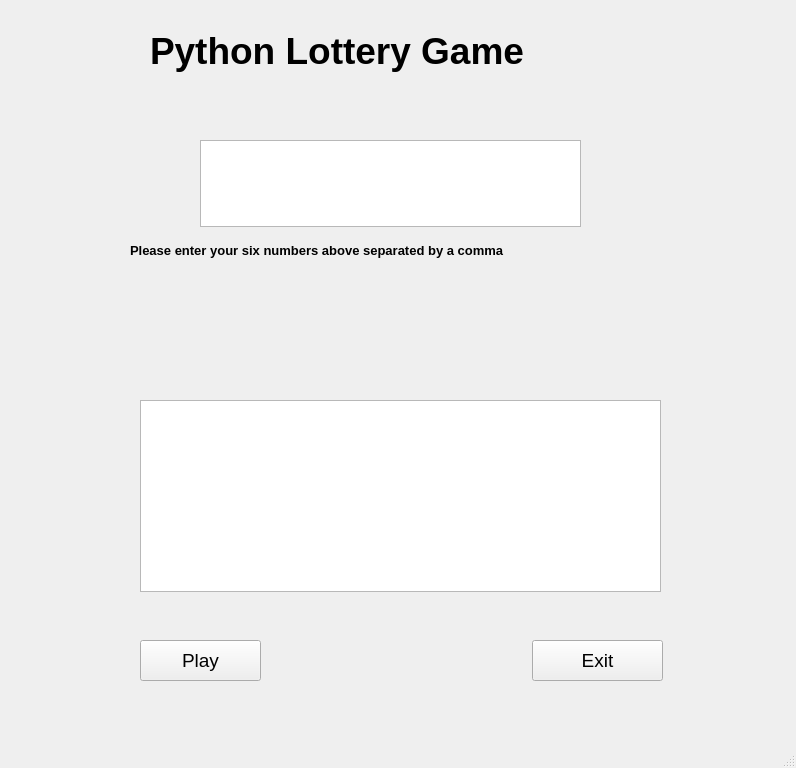
<?xml version="1.0" encoding="UTF-8"?>
<ui version="4.0">
 <class>MainWindow</class>
 <widget class="QMainWindow" name="MainWindow">
  <property name="geometry">
   <rect>
    <x>0</x>
    <y>0</y>
    <width>796</width>
    <height>768</height>
   </rect>
  </property>
  <property name="windowTitle">
   <string>MainWindow</string>
  </property>
  <widget class="QWidget" name="centralwidget">
   <widget class="QLabel" name="mainLbl">
    <property name="geometry">
     <rect>
      <x>150</x>
      <y>10</y>
      <width>501</width>
      <height>81</height>
     </rect>
    </property>
    <property name="font">
     <font>
      <pointsize>28</pointsize>
      <weight>75</weight>
      <bold>true</bold>
     </font>
    </property>
    <property name="text">
     <string>Python Lottery Game</string>
    </property>
   </widget>
   <widget class="QPlainTextEdit" name="inputTxt">
    <property name="geometry">
     <rect>
      <x>200</x>
      <y>140</y>
      <width>381</width>
      <height>87</height>
     </rect>
    </property>
   </widget>
   <widget class="QLabel" name="inpuLbl">
    <property name="geometry">
     <rect>
      <x>130</x>
      <y>230</y>
      <width>511</width>
      <height>41</height>
     </rect>
    </property>
    <property name="font">
     <font>
      <pointsize>10</pointsize>
      <weight>75</weight>
      <bold>true</bold>
     </font>
    </property>
    <property name="text">
     <string>Please enter your six numbers above separated by a comma</string>
    </property>
   </widget>
   <widget class="QTextBrowser" name="outputTxt">
    <property name="geometry">
     <rect>
      <x>140</x>
      <y>400</y>
      <width>521</width>
      <height>192</height>
     </rect>
    </property>
   </widget>
   <widget class="QPushButton" name="gameBtn">
    <property name="geometry">
     <rect>
      <x>140</x>
      <y>640</y>
      <width>121</width>
      <height>41</height>
     </rect>
    </property>
    <property name="font">
     <font>
      <pointsize>14</pointsize>
     </font>
    </property>
    <property name="text">
     <string>Play</string>
    </property>
   </widget>
   <widget class="QPushButton" name="exitBtn">
    <property name="geometry">
     <rect>
      <x>532</x>
      <y>640</y>
      <width>131</width>
      <height>41</height>
     </rect>
    </property>
    <property name="font">
     <font>
      <pointsize>14</pointsize>
     </font>
    </property>
    <property name="text">
     <string>Exit</string>
    </property>
   </widget>
   <widget class="QLabel" name="numbersLbl">
    <property name="geometry">
     <rect>
      <x>150</x>
      <y>300</y>
      <width>491</width>
      <height>61</height>
     </rect>
    </property>
    <property name="font">
     <font>
      <pointsize>18</pointsize>
     </font>
    </property>
    <property name="text">
     <string/>
    </property>
   </widget>
  </widget>
  <widget class="QMenuBar" name="menubar">
   <property name="geometry">
    <rect>
     <x>0</x>
     <y>0</y>
     <width>796</width>
     <height>26</height>
    </rect>
   </property>
  </widget>
  <widget class="QStatusBar" name="statusbar"/>
 </widget>
 <resources/>
 <connections/>
</ui>
